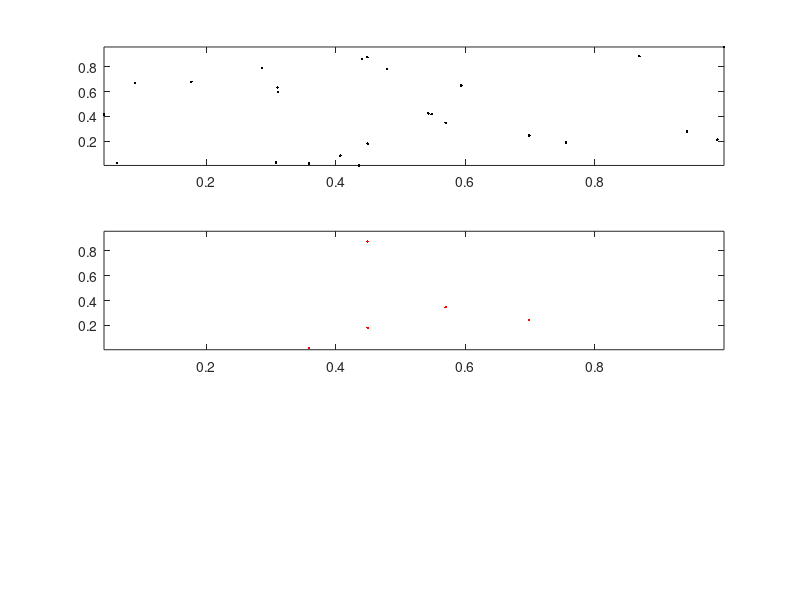

Reproduce this figure in MATLAB. (Note: this script raises an error after producing the figure.)

% xFindPattern hijacks FR3D to search for a pattern in a field of points

function [Candidates] = xFindPattern(field,pattern,D,Verbose)

if nargin < 1,
  pattern = rand(5,3);                 % pattern to look for
  field = rand(20,3);                  % where to look
  field = [field; pattern];
  D = 0.01;                             % maximum discrepancy
end

if nargin < 4,
  Verbose = 2;
end

if Verbose > 1,
  figure(1)
  clf
  subplot(3,1,1);
  plot(field(:,1),field(:,2),'.k');
  axis([min(field(:,1)) max(field(:,1)) min(field(:,2)) max(field(:,2))]);
  subplot(3,1,2);
  plot(pattern(:,1),pattern(:,2),'.r');
  axis([min(field(:,1)) max(field(:,1)) min(field(:,2)) max(field(:,2))]);
end

File.Distance = zDistance(field);
File.Filename = 'findingpattern';
File.NumNT    = length(field(:,1));
for n = 1:File.NumNT,
  File.NT(n).Code = 1;
end


Query.Geometric = 1;
Query.Diameter = 8;
Query.Distance = zDistance(pattern);
Query.NumNT = length(pattern(:,1));
Query.LocWeight = ones(1,Query.NumNT);
Query.AngleWeight = ones(1,Query.NumNT);
Query.DiscCutoff = D;
Query.RelCutoff = Query.DiscCutoff;
Query.SSCutoff  =(Query.NumNT^2)*(Query.RelCutoff^2)*cumsum(Query.LocWeight);


Candidates = xFindCandidates(File,Query,2);

L = length(Candidates(:,1));                     % number of candidates

tic

if Verbose > 0,
  fprintf('Calculating discrepancies: ');
end

MCC = pattern - ones(Query.NumNT,1)*mean(pattern);

Discrepancy = [];

for i=1:L,
  C  = field(Candidates(i,1:Query.NumNT),:);         % coordinates of candidate i
  CC = C - ones(Query.NumNT,1)*mean(C);

  R = zBestRotation(CC, diag(Query.LocWeight)*MCC);      % candidate onto model
  
  S = Query.LocWeight * sum(((MCC - CC*R').^2)')';  % distances between centers

  Discrepancy(i) = S;

  if Verbose > 0,
    if (mod(i,round(L/10)) == 0) && (Verbose > 0)
      fprintf(' %d', fix((L-i)*toc/i)); 
      drawnow
    end
  end
end

if Verbose > 0,
  fprintf('\n');
end

Discrepancy = sqrt(Discrepancy)/Query.NumNT;

[y,i]       = sort(Discrepancy);                    % sort by discrepancy
Candidates  = Candidates(i,:);
Discrepancy = Discrepancy(i);

if Verbose > 1,
  fprintf('Calculating discrepancy took        %8.3f seconds\n',toc);
end

if Verbose > 1,
  figure(1)
  subplot(3,1,3);
  for j = 1:length(Candidates(:,1)),
    i = Candidates(j,1:Query.NumNT);
    plot(field(i,1),field(i,2),'.k');
    axis([min(field(:,1)) max(field(:,1)) min(field(:,2)) max(field(:,2))]);
    pause
  end
end
